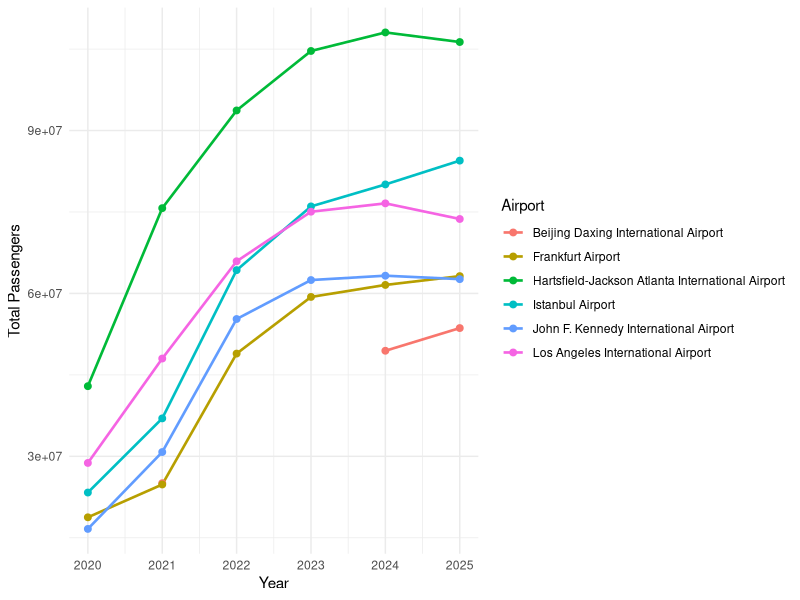
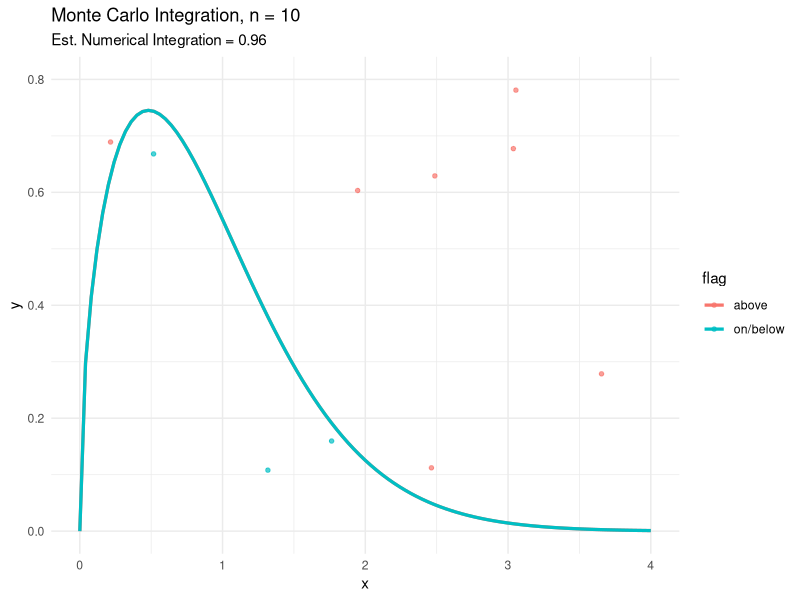
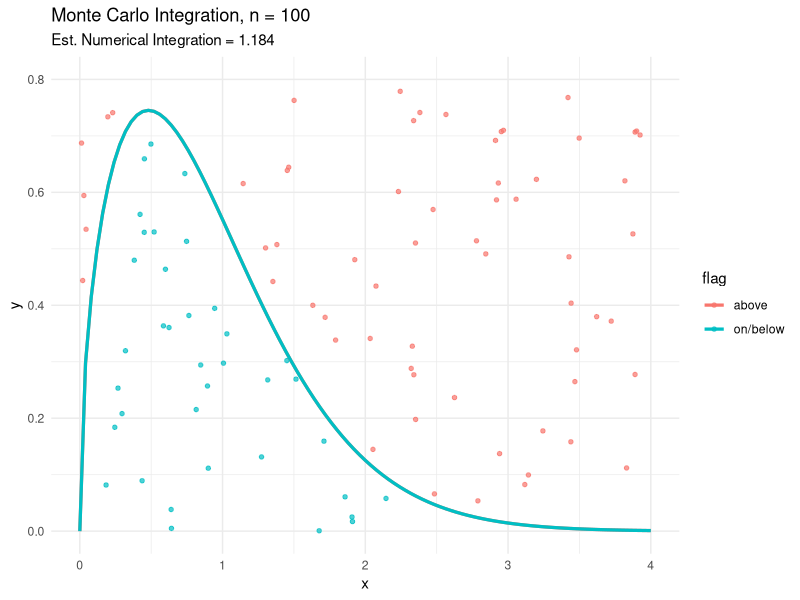
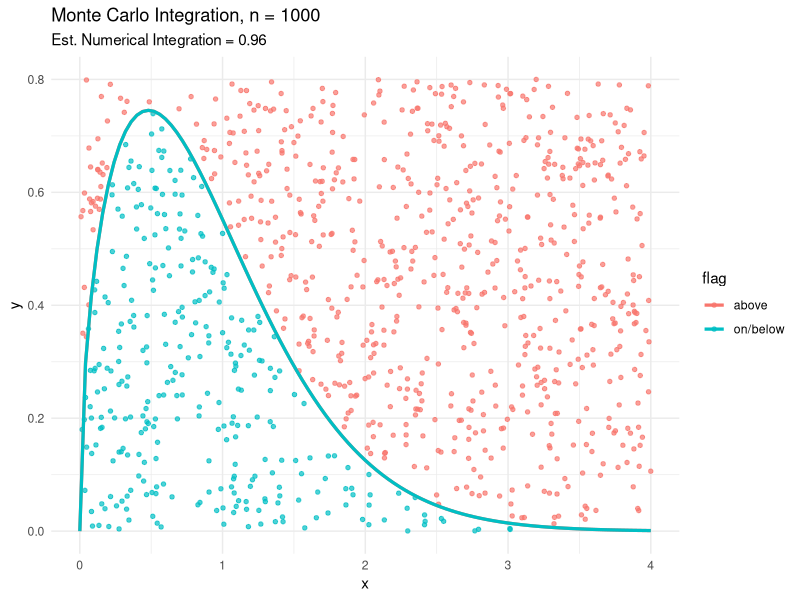
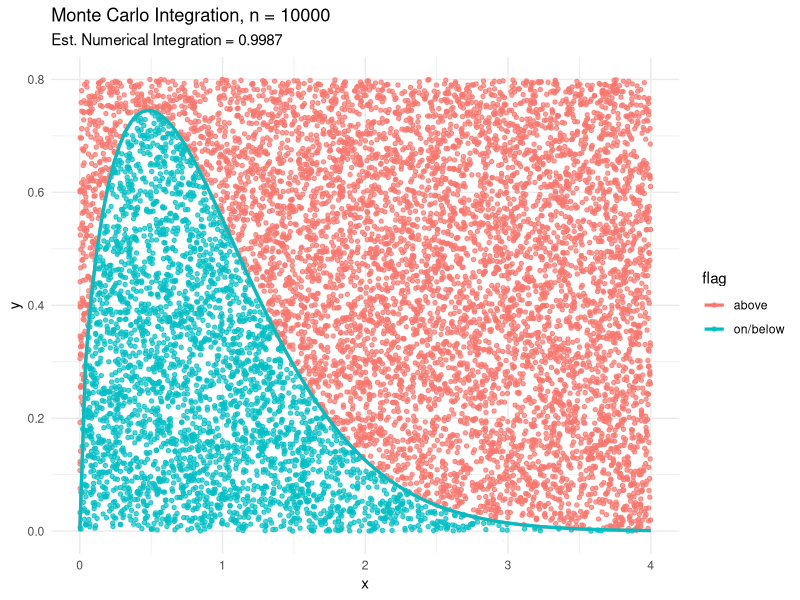

Reproduce these figures in R, in order. (Note: this script raises an error after producing the figures.)
## ---- chunk 1
#| include: false

library(ggplot2)
library(knitr)

# ---------------------------
# Busiest Airports data setup
# ---------------------------

airports_tidy <- data.frame(
  year = c(2020:2025, 2020:2025, 2020:2025, 2020:2025, 2020:2025, 2020:2025),
  iata = c(rep("PKX", 6), rep("FRA", 6), rep("ATL", 6), rep("IST", 6), rep("JFK", 6), rep("LAX", 6)),
  airport = c(
    rep("Beijing Daxing International Airport", 6),
    rep("Frankfurt Airport", 6),
    rep("Hartsfield-Jackson Atlanta International Airport", 6),
    rep("Istanbul Airport", 6),
    rep("John F. Kennedy International Airport", 6),
    rep("Los Angeles International Airport", 6)
  ),
  total_passengers = c(
    NA, 25051012, NA, NA, 49441029, 53618949,
    18768601, 24812849, 48918482, 59355389, 61564957, 63189666,
    42918685, 75704760, 93699630, 104653451, 108067766, 106302208,
    23330411, 36988563, 64289107, 76027321, 80073252, 84457421,
    16630642, 30788322, 55287693, 62464331, 63265984, 62629455,
    28779527, 48007284, 65924298, 75050875, 76588028, 73709594
  )
)

table_data <- airports_tidy[, c("airport", "year", "total_passengers")]

airport_table <- reshape(
  table_data,
  idvar = "airport",
  timevar = "year",
  direction = "wide"
)

names(airport_table) <- sub("total_passengers\\.", "", names(airport_table))
names(airport_table)[1] <- "Airport"
airport_table <- airport_table[order(airport_table$Airport), ]
rownames(airport_table) <- NULL

for (j in 2:ncol(airport_table)) {
  airport_table[[j]] <- ifelse(
    is.na(airport_table[[j]]),
    "NA",
    format(airport_table[[j]], big.mark = ",", scientific = FALSE, trim = TRUE)
  )
}

airport_plot <- ggplot(
  airports_tidy,
  aes(x = year, y = total_passengers, color = airport, group = airport)
) +
  geom_line(linewidth = 0.9, na.rm = TRUE) +
  geom_point(size = 2, na.rm = TRUE) +
  scale_x_continuous(breaks = 2020:2025) +
  labs(
    x = "Year",
    y = "Total Passengers",
    color = "Airport"
  ) +
  theme_minimal()

# -----------------------------------------
# Monte Carlo numerical integration setup
# -----------------------------------------

set.seed(184)

monte_carlo_sim <- function(n, x_min, x_max, y_min, y_max) {
  if (x_min >= x_max || y_min >= y_max) {
    stop("Each minimum bound must be less than its maximum bound.")
  }

  x_vals <- runif(n, min = x_min, max = x_max)
  y_vals <- runif(n, min = y_min, max = y_max)

  data.frame(
    x = x_vals,
    y = y_vals
  )
}

x_min <- 0
x_max <- 4
y_min <- 0
y_max <- 0.8

make_mc_plot <- function(n) {
  mc_data <- monte_carlo_sim(n, x_min, x_max, y_min, y_max)

  mc_data$fx <- dweibull(mc_data$x, shape = 1.5, scale = 1)
  mc_data$flag <- ifelse(mc_data$y <= mc_data$fx, "on/below", "above")

  rect_area <- (x_max - x_min) * (y_max - y_min)
  p_hat <- mean(mc_data$flag == "on/below")
  est_integral <- rect_area * p_hat

  ggplot(mc_data, aes(x = x, y = y, color = flag)) +
    geom_point(alpha = 0.7, size = 1.2) +
    stat_function(
      fun = dweibull,
      args = list(shape = 1.5, scale = 1),
      xlim = c(0, 4),
      linewidth = 1.1
    ) +
    coord_cartesian(xlim = c(0, 4), ylim = c(0, 0.8)) +
    labs(
      title = paste("Monte Carlo Integration, n =", n),
      subtitle = paste("Est. Numerical Integration =", round(est_integral, 4)),
      x = "x",
      y = "y",
      color = "flag"
    ) +
    theme_minimal()
}

plot10 <- make_mc_plot(10)
plot100 <- make_mc_plot(100)
plot1000 <- make_mc_plot(1000)
plot10000 <- make_mc_plot(10000)
## ---- chunk 2
#| label: tbl-airports
#| tbl-cap: "Passenger traffic for six major airports from 2020 through 2025."

kable(airport_table, booktabs = TRUE, align = c("l", "r", "r", "r", "r", "r", "r"))
## ---- chunk 3
#| label: fig-airports
#| fig-cap: "Passenger traffic trends for six major airports from 2020 through 2025."
#| fig-width: 8
#| fig-height: 5

airport_plot
## ---- chunk 4
#| label: fig-mc
#| fig-cap: "Monte Carlo numerical integration for the Weibull density at four resolutions."
#| fig-subcap:
#|   - "n = 10"
#|   - "n = 100"
#|   - "n = 1000"
#|   - "n = 10000"
#| layout-ncol: 2
#| fig-width: 8
#| fig-height: 6

plot10
plot100
plot1000
plot10000
## ---- chunk 5
#| label: fig-generic-chatgpt
#| fig-cap: "Generic ChatGPT output for the calcium data using an unspecific prompt."
#| fig-width: 7
#| fig-height: 4.5

knitr::include_graphics("chatgptPlot.png")
